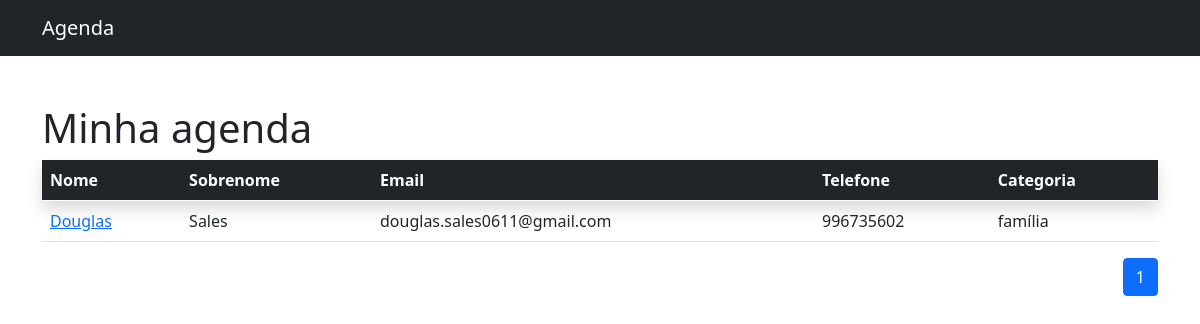
Before: / with the older database file.
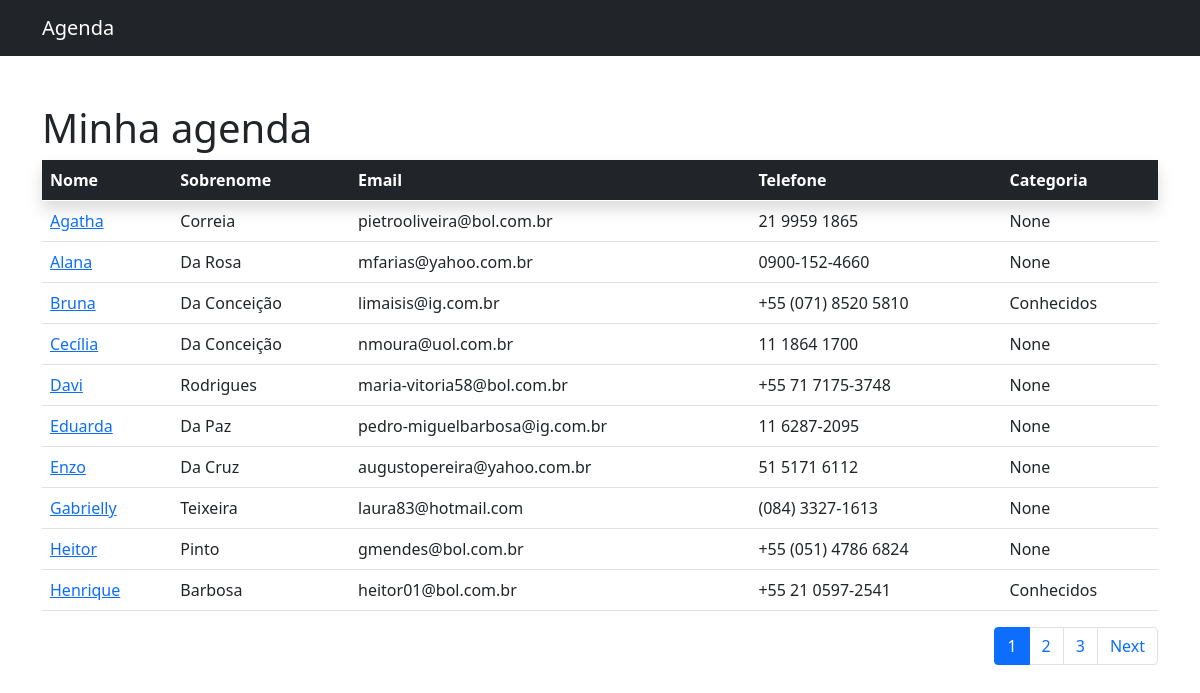
After: the same page with the newer database file.
### agenda/models.py (models this page shows, shortened)
class Contact(models.Model):
    first_name = models.CharField(max_length=60)
    last_name = models.CharField(max_length=60, blank=True)
    telephone = models.CharField(max_length=20)
    email = models.CharField(max_length=255, blank=True)
    created_in = models.DateTimeField(default=timezone.now)
    description = models.TextField(blank=True)
    category = models.ForeignKey(
        Category, on_delete=models.SET_NULL, null=True)

class Category(models.Model):
    name = models.CharField(max_length=60)
    def __str__(self):
        return self.name

### agenda/views.py (the view)
# urls.py: path('', views.home, name='home'),
def home(request):
    contacts = Contact.objects.all().order_by('first_name')
    paginator = Paginator(contacts, 10)
    page_number = request.GET.get('page')
    page_obj = paginator.get_page(page_number)
    return render(request, 'agenda/pages/home.html', context={
        'contacts': page_obj
    })

### agenda/templates/agenda/pages/home.html (shortened to what this page needs)
{% extends 'global/base.html' %}
{% block content %}
{% include 'agenda/partials/_nav.html' %}
<div class="container">
    <div class="row">
        <div class="col-lg-12">
        <h1 class="mt-5">Minha agenda</h1>
        <table class="table table-hover">
            <thead>
                <tr class="table-dark shadow">
                    <th>Nome</th>
                    <th>Sobrenome</th>
                    <th>Email</th>
                    <th>Telefone</th>
                    <th>Categoria</th>
                </tr>
            </thead>
            <tbody>
            {% for contact in contacts %}
                <tr>
                    <td>
                        <a href="{% url 'agenda:contact' contact.id %}">{{ contact.first_name | title }}</a>
                    </td>
                    <td>{{ contact.last_name | title }}</td>
                    <td>{{ contact.email }}</td>
                    <td>{{ contact.telephone }}</td>
                    <td>{{ contact.category }}</td>
                </tr>
            {% endfor %}
            </tbody>
        </table>
        </div>
        {% include 'agenda/partials/_paginator.html' %}
    </div>
</div>
{% endblock content %}

### base_templates/global/base.html (shortened to what this page needs)
{% load static %}
<!DOCTYPE html>
<html lang="pt-br">
<head>
    {% include 'agenda/partials/_head.html' %}
</head>
<body>
    {% block content %}{% endblock content %}
</body>
</html>

### agenda/templates/agenda/partials/_head.html (shortened to what this page needs)
{% load static %}
<link rel="stylesheet" href="{% static 'agenda/vendor/bootstrap/css/bootstrap.min.css' %}">

### agenda/templates/agenda/partials/_nav.html (shortened to what this page needs)
<nav class="navbar navbar-expand-lg navbar-dark bg-dark static-top">
    <div class="container">
        <a class="navbar-brand" href="{% url 'agenda:home' %}">Agenda</a>
    </div>
</nav>

### agenda/templates/agenda/partials/_paginator.html (shortened to what this page needs)
<div aria-label="Page navigation example">
    <ul class="pagination justify-content-end">
        {% for page in contacts.paginator.page_range %}
            {% if contacts.number == page %}
                <li class="page-item active">
                    <a class="page-link" href="?page={{ page }}">{{ page }}</a>
                </li>
            {% else %}
                <li class="page-item">
                    <a class="page-link" href="?page={{ page }}">{{ page }}</a>
                </li>
            {% endif %}
        {% endfor %}
        {% if contacts.has_next %}
            <li class="page-item">
                <a class="page-link" href="?page={{ contacts.next_page_number }}">Next</a>
            </li>
        {% endif %}
    </ul>
</div>

Changed rows visible on the page:
no longer on this page (row edited): Contact: first_name "Douglas", last_name "Sales", email "douglas.sales0611@gmail.com", telephone "996735602", category "família"
added Contact: first_name "Agatha", last_name "Correia", email "pietrooliveira@bol.com.br", telephone "21 9959 1865", category "None"
added Contact: first_name "Alana", last_name "Da Rosa", email "mfarias@yahoo.com.br", telephone "0900-152-4660", category "None"
added Contact: first_name "Bruna", last_name "Da Conceição", email "limaisis@ig.com.br", telephone "+55 (071) 8520 5810", category "Conhecidos"
added Contact: first_name "Cecília", last_name "Da Conceição", email "nmoura@uol.com.br", telephone "11 1864 1700", category "None"
added Contact: first_name "Davi", last_name "Rodrigues", email "maria-vitoria58@bol.com.br", telephone "+55 71 7175-3748", category "None"
added Contact: first_name "Eduarda", last_name "Da Paz", email "pedro-miguelbarbosa@ig.com.br", telephone "11 6287-2095", category "None"
added Contact: first_name "Enzo", last_name "Da Cruz", email "augustopereira@yahoo.com.br", telephone "51 5171 6112", category "None"
added Contact: first_name "Gabrielly", last_name "Teixeira", email "laura83@hotmail.com", telephone "(084) 3327-1613", category "None"
added Contact: first_name "Heitor", last_name "Pinto", email "gmendes@bol.com.br", telephone "+55 (051) 4786 6824", category "None"
added Contact: first_name "Henrique", last_name "Barbosa", email "heitor01@bol.com.br", telephone "+55 21 0597-2541", category "Conhecidos"
Other visible differences:
new list line: "2"
new list line: "3"
text now shown: "Next"
